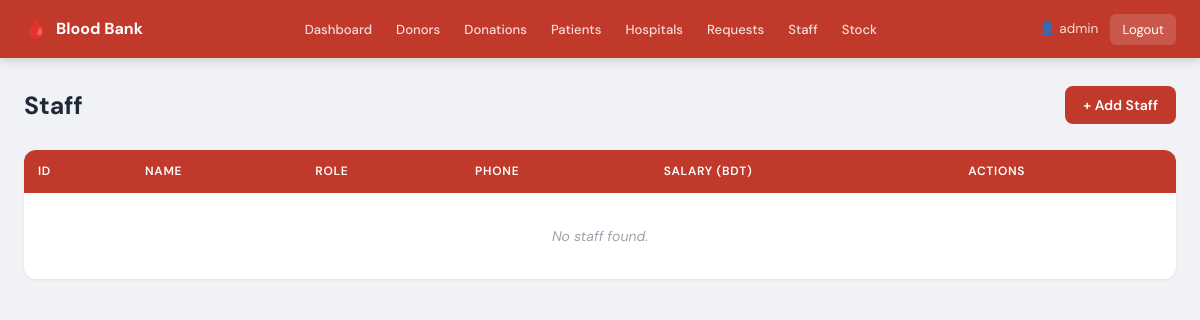
/view_staff.php (signed in), run on an earlier commit of the app's database.
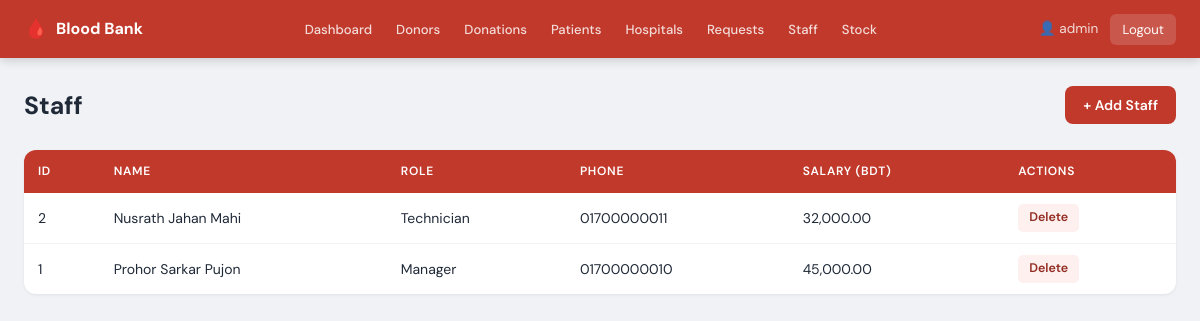
And on a later commit of the database.
### tables this page shows
CREATE TABLE `staff` (
  `Staff_ID` INT           NOT NULL AUTO_INCREMENT,
  `Name`     VARCHAR(100)  NOT NULL,
  `Phone`    VARCHAR(20)   DEFAULT NULL,
  `Role`     VARCHAR(50)   DEFAULT NULL,
  `Salary`   DECIMAL(10,2) DEFAULT NULL,
  PRIMARY KEY (`Staff_ID`)
);

### view_staff.php (the view, shortened to what this page needs)
<?php
include 'config.php';
$result = mysqli_query($conn,"SELECT * FROM staff ORDER BY Name");
?>
<!DOCTYPE html><html lang="en"><head><meta charset="UTF-8"><meta name="viewport" content="width=device-width,initial-scale=1.0"><title>Staff</title><link rel="stylesheet" href="style.css"></head><body>
<?php include 'navbar.php'; ?>
<div class="container">
    <div class="page-header"><h1>Staff</h1><a href="add_staff.php" class="btn btn-primary">+ Add Staff</a></div>
    <table><thead><tr><th>ID</th><th>Name</th><th>Role</th><th>Phone</th><th>Salary (BDT)</th><th>Actions</th></tr></thead>
    <tbody>
    <?php $n=0; while($r=mysqli_fetch_assoc($result)): $n++; ?>
    <tr>
        <td><?php echo $r['Staff_ID']; ?></td>
        <td><?php echo htmlspecialchars($r['Name']); ?></td>
        <td><?php echo htmlspecialchars($r['Role']); ?></td>
        <td><?php echo htmlspecialchars($r['Phone']); ?></td>
        <td><?php echo number_format($r['Salary'],2); ?></td>
        <td><a class="abtn del" href="delete_staff.php?id=<?php echo $r['Staff_ID']; ?>" onclick="return confirm('Delete this staff member?');">Delete</a></td>
    </tr>
    <?php endwhile; if($n===0): ?><tr><td colspan="6" class="empty">No staff found.</td></tr><?php endif; ?>
    </tbody></table>
</div></body></html>

### navbar.php (shortened to what this page needs)
<nav class="navbar">
    <div class="navbar-brand"><span class="nb-icon">🩸</span><span>Blood Bank</span></div>
    <div class="navbar-links">
        <a href="dashboard.php">Dashboard</a>
        <a href="view_donors.php">Donors</a>
        <a href="view_donations.php">Donations</a>
        <a href="view_patients.php">Patients</a>
        <a href="view_hospitals.php">Hospitals</a>
        <a href="view_requests.php">Requests</a>
        <a href="view_staff.php">Staff</a>
        <a href="view_stock.php">Stock</a>
    </div>
    <div class="navbar-user">
        <span>👤 <?php echo htmlspecialchars($_SESSION['admin']); ?></span>
        <a href="logout.php" class="btn-logout">Logout</a>
    </div>
</nav>

### style.css (style rules this page uses)
:root { --red: #c0392b; --red-dark: #922b21; --red-light: #fdf0ef; --green: #1e8449; --green-light:#eafaf1; --orange: #d35400; --orange-light:#fdf2e9; --blue: #1a5276; --blue-light: #eaf0f6; --gray-50: #f8f9fa; --gray-100: #f0f2f5; --gray-200: #e1e4e8; --gray-400: #9ca3af; --gray-600: #4b5563; --gray-800: #1f2937; --white: #ffffff; --shadow-sm: 0 1px 3px rgba(0,0,0,.07); --shadow-md: 0 4px 18px rgba(0,0,0,.10); --radius: 8px; --radius-lg: 12px; }
*,*::before,*::after { box-sizing:border-box;margin:0;padding:0 }
body { font-family:'DM Sans',sans-serif;background:var(--gray-100);color:var(--gray-800);line-height:1.6;min-height:100vh }
a { text-decoration:none;color:inherit }
.navbar { background:var(--red);padding:0 24px;display:flex;align-items:center;justify-content:space-between;height:58px;position:sticky;top:0;z-index:100;box-shadow:0 2px 10px rgba(0,0,0,.18) }
.navbar-brand { display:flex;align-items:center;gap:8px;font-weight:700;font-size:1rem;color:#fff }
.nb-icon { font-size:1.2rem }
.navbar-links { display:flex;gap:2px }
.navbar-links a { color:rgba(255,255,255,.82);padding:6px 11px;border-radius:6px;font-size:.82rem;font-weight:500;transition:background .15s,color .15s }
.navbar-user { display:flex;align-items:center;gap:12px;color:rgba(255,255,255,.82);font-size:.85rem }
.btn-logout { background:rgba(255,255,255,.15);color:#fff!important;padding:5px 12px;border-radius:6px;font-size:.82rem;transition:background .15s }
.container { max-width:1200px;margin:0 auto;padding:28px 24px 52px }
.page-header { display:flex;align-items:flex-start;justify-content:space-between;margin-bottom:24px }
.page-header h1 { font-size:1.55rem;font-weight:700 }
.btn { display:inline-flex;align-items:center;gap:6px;padding:8px 18px;border-radius:var(--radius);font-family:inherit;font-size:.875rem;font-weight:600;cursor:pointer;border:none;transition:filter .15s,transform .1s }
.btn-primary { background:var(--red);color:#fff }
table { width:100%;border-collapse:collapse;background:var(--white);border-radius:var(--radius-lg);overflow:hidden;box-shadow:var(--shadow-sm) }
thead tr { background:var(--red) }
th { padding:12px 14px;color:#fff;font-size:.75rem;font-weight:600;text-transform:uppercase;letter-spacing:.06em;text-align:left }
td { padding:11px 14px;font-size:.875rem;border-bottom:1px solid var(--gray-100);vertical-align:middle }
tbody tr:last-child td { border-bottom:none }
.abtn { display:inline-block;padding:4px 11px;border-radius:5px;font-size:.78rem;font-weight:600;margin-right:4px;transition:filter .15s }
.abtn.del { background:var(--red-light);color:var(--red-dark) }
.empty { text-align:center;color:var(--gray-400);padding:32px!important;font-style:italic }

What changed in the data, as far as the page shows it:
added staff: Staff_ID "2", Name "Nusrath Jahan Mahi", Role "Technician", Phone "01700000011", Salary "32,000.00"
added staff: Staff_ID "1", Name "Prohor Sarkar Pujon", Role "Manager", Phone "01700000010", Salary "45,000.00"
Also different on the page:
text no longer shown: "No staff found."
